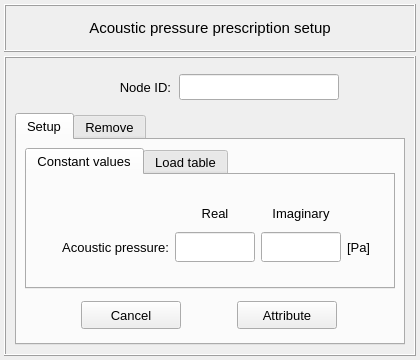
<?xml version="1.0" encoding="UTF-8"?>
<ui version="4.0">
 <class>Dialog</class>
 <widget class="QDialog" name="Dialog">
  <property name="windowModality">
   <enum>Qt::WindowModal</enum>
  </property>
  <property name="geometry">
   <rect>
    <x>0</x>
    <y>0</y>
    <width>420</width>
    <height>360</height>
   </rect>
  </property>
  <property name="sizePolicy">
   <sizepolicy hsizetype="Fixed" vsizetype="Fixed">
    <horstretch>0</horstretch>
    <verstretch>0</verstretch>
   </sizepolicy>
  </property>
  <property name="minimumSize">
   <size>
    <width>420</width>
    <height>360</height>
   </size>
  </property>
  <property name="maximumSize">
   <size>
    <width>420</width>
    <height>360</height>
   </size>
  </property>
  <property name="font">
   <font>
    <pointsize>11</pointsize>
    <weight>50</weight>
    <bold>false</bold>
   </font>
  </property>
  <property name="contextMenuPolicy">
   <enum>Qt::DefaultContextMenu</enum>
  </property>
  <property name="windowTitle">
   <string>Prescribe an acoustic pressure</string>
  </property>
  <property name="whatsThis">
   <string/>
  </property>
  <layout class="QGridLayout" name="gridLayout_7">
   <property name="leftMargin">
    <number>4</number>
   </property>
   <property name="topMargin">
    <number>4</number>
   </property>
   <property name="rightMargin">
    <number>4</number>
   </property>
   <property name="bottomMargin">
    <number>4</number>
   </property>
   <property name="spacing">
    <number>4</number>
   </property>
   <item row="0" column="0">
    <widget class="QFrame" name="frame_title">
     <property name="minimumSize">
      <size>
       <width>0</width>
       <height>48</height>
      </size>
     </property>
     <property name="maximumSize">
      <size>
       <width>420</width>
       <height>48</height>
      </size>
     </property>
     <property name="frameShape">
      <enum>QFrame::Box</enum>
     </property>
     <property name="frameShadow">
      <enum>QFrame::Raised</enum>
     </property>
     <property name="lineWidth">
      <number>1</number>
     </property>
     <layout class="QGridLayout" name="gridLayout_6">
      <item row="0" column="0">
       <widget class="QLabel" name="label_title">
        <property name="font">
         <font>
          <family>MS Shell Dlg 2</family>
          <pointsize>11</pointsize>
          <weight>50</weight>
          <italic>false</italic>
          <bold>false</bold>
         </font>
        </property>
        <property name="text">
         <string>Acoustic pressure prescription setup</string>
        </property>
        <property name="textFormat">
         <enum>Qt::AutoText</enum>
        </property>
        <property name="alignment">
         <set>Qt::AlignCenter</set>
        </property>
       </widget>
      </item>
     </layout>
    </widget>
   </item>
   <item row="1" column="0">
    <widget class="QFrame" name="frame_main">
     <property name="minimumSize">
      <size>
       <width>0</width>
       <height>0</height>
      </size>
     </property>
     <property name="maximumSize">
      <size>
       <width>420</width>
       <height>480</height>
      </size>
     </property>
     <property name="frameShape">
      <enum>QFrame::Box</enum>
     </property>
     <property name="frameShadow">
      <enum>QFrame::Raised</enum>
     </property>
     <layout class="QGridLayout" name="gridLayout_4">
      <item row="0" column="0">
       <widget class="QFrame" name="frame_selection_id">
        <property name="minimumSize">
         <size>
          <width>360</width>
          <height>40</height>
         </size>
        </property>
        <property name="maximumSize">
         <size>
          <width>380</width>
          <height>40</height>
         </size>
        </property>
        <property name="frameShape">
         <enum>QFrame::NoFrame</enum>
        </property>
        <property name="frameShadow">
         <enum>QFrame::Raised</enum>
        </property>
        <layout class="QGridLayout" name="gridLayout_5">
         <property name="leftMargin">
          <number>2</number>
         </property>
         <property name="topMargin">
          <number>2</number>
         </property>
         <property name="rightMargin">
          <number>2</number>
         </property>
         <property name="bottomMargin">
          <number>2</number>
         </property>
         <property name="horizontalSpacing">
          <number>8</number>
         </property>
         <property name="verticalSpacing">
          <number>2</number>
         </property>
         <item row="0" column="0">
          <spacer name="horizontalSpacer_3">
           <property name="orientation">
            <enum>Qt::Horizontal</enum>
           </property>
           <property name="sizeHint" stdset="0">
            <size>
             <width>40</width>
             <height>20</height>
            </size>
           </property>
          </spacer>
         </item>
         <item row="0" column="2">
          <widget class="QLineEdit" name="lineEdit_node_ids">
           <property name="minimumSize">
            <size>
             <width>160</width>
             <height>26</height>
            </size>
           </property>
           <property name="maximumSize">
            <size>
             <width>160</width>
             <height>26</height>
            </size>
           </property>
           <property name="font">
            <font>
             <family>MS Shell Dlg 2</family>
             <pointsize>10</pointsize>
             <weight>50</weight>
             <italic>false</italic>
             <bold>false</bold>
            </font>
           </property>
           <property name="focusPolicy">
            <enum>Qt::ClickFocus</enum>
           </property>
           <property name="styleSheet">
            <string notr="true"/>
           </property>
           <property name="alignment">
            <set>Qt::AlignCenter</set>
           </property>
          </widget>
         </item>
         <item row="0" column="1">
          <widget class="QLabel" name="label_2">
           <property name="minimumSize">
            <size>
             <width>100</width>
             <height>26</height>
            </size>
           </property>
           <property name="maximumSize">
            <size>
             <width>100</width>
             <height>26</height>
            </size>
           </property>
           <property name="font">
            <font>
             <family>MS Shell Dlg 2</family>
             <pointsize>10</pointsize>
             <weight>50</weight>
             <italic>false</italic>
             <bold>false</bold>
            </font>
           </property>
           <property name="text">
            <string>Node ID:</string>
           </property>
           <property name="alignment">
            <set>Qt::AlignRight|Qt::AlignTrailing|Qt::AlignVCenter</set>
           </property>
          </widget>
         </item>
         <item row="0" column="3">
          <spacer name="horizontalSpacer_4">
           <property name="orientation">
            <enum>Qt::Horizontal</enum>
           </property>
           <property name="sizeHint" stdset="0">
            <size>
             <width>40</width>
             <height>20</height>
            </size>
           </property>
          </spacer>
         </item>
        </layout>
       </widget>
      </item>
      <item row="1" column="0">
       <widget class="QTabWidget" name="tabWidget_main">
        <property name="minimumSize">
         <size>
          <width>360</width>
          <height>0</height>
         </size>
        </property>
        <property name="maximumSize">
         <size>
          <width>420</width>
          <height>16777215</height>
         </size>
        </property>
        <property name="font">
         <font>
          <pointsize>10</pointsize>
         </font>
        </property>
        <property name="currentIndex">
         <number>0</number>
        </property>
        <widget class="QWidget" name="tab_setup">
         <attribute name="title">
          <string>Setup</string>
         </attribute>
         <layout class="QGridLayout" name="gridLayout_12">
          <property name="leftMargin">
           <number>8</number>
          </property>
          <property name="topMargin">
           <number>8</number>
          </property>
          <property name="rightMargin">
           <number>8</number>
          </property>
          <property name="bottomMargin">
           <number>4</number>
          </property>
          <property name="spacing">
           <number>2</number>
          </property>
          <item row="0" column="0">
           <widget class="QTabWidget" name="tabWidget_inputs">
            <property name="font">
             <font>
              <pointsize>10</pointsize>
             </font>
            </property>
            <property name="currentIndex">
             <number>0</number>
            </property>
            <widget class="QWidget" name="tab_constant">
             <attribute name="title">
              <string>Constant values</string>
             </attribute>
             <layout class="QGridLayout" name="gridLayout_15">
              <item row="2" column="2">
               <widget class="QLineEdit" name="lineEdit_real_value">
                <property name="minimumSize">
                 <size>
                  <width>80</width>
                  <height>30</height>
                 </size>
                </property>
                <property name="maximumSize">
                 <size>
                  <width>80</width>
                  <height>30</height>
                 </size>
                </property>
                <property name="font">
                 <font>
                  <family>MS Shell Dlg 2</family>
                  <pointsize>10</pointsize>
                  <weight>50</weight>
                  <italic>false</italic>
                  <bold>false</bold>
                 </font>
                </property>
                <property name="styleSheet">
                 <string notr="true"/>
                </property>
                <property name="alignment">
                 <set>Qt::AlignCenter</set>
                </property>
               </widget>
              </item>
              <item row="1" column="2">
               <widget class="QLabel" name="label_4">
                <property name="minimumSize">
                 <size>
                  <width>80</width>
                  <height>26</height>
                 </size>
                </property>
                <property name="maximumSize">
                 <size>
                  <width>80</width>
                  <height>26</height>
                 </size>
                </property>
                <property name="font">
                 <font>
                  <family>MS Shell Dlg 2</family>
                  <pointsize>10</pointsize>
                  <weight>50</weight>
                  <italic>false</italic>
                  <bold>false</bold>
                 </font>
                </property>
                <property name="text">
                 <string>Real</string>
                </property>
                <property name="alignment">
                 <set>Qt::AlignCenter</set>
                </property>
               </widget>
              </item>
              <item row="1" column="3">
               <widget class="QLabel" name="label_20">
                <property name="minimumSize">
                 <size>
                  <width>80</width>
                  <height>26</height>
                 </size>
                </property>
                <property name="maximumSize">
                 <size>
                  <width>80</width>
                  <height>26</height>
                 </size>
                </property>
                <property name="font">
                 <font>
                  <family>MS Shell Dlg 2</family>
                  <pointsize>10</pointsize>
                  <weight>50</weight>
                  <italic>false</italic>
                  <bold>false</bold>
                 </font>
                </property>
                <property name="text">
                 <string>Imaginary</string>
                </property>
                <property name="alignment">
                 <set>Qt::AlignCenter</set>
                </property>
               </widget>
              </item>
              <item row="2" column="1">
               <widget class="QLabel" name="label_18">
                <property name="minimumSize">
                 <size>
                  <width>120</width>
                  <height>30</height>
                 </size>
                </property>
                <property name="maximumSize">
                 <size>
                  <width>120</width>
                  <height>30</height>
                 </size>
                </property>
                <property name="font">
                 <font>
                  <family>MS Shell Dlg 2</family>
                  <pointsize>10</pointsize>
                  <weight>50</weight>
                  <italic>false</italic>
                  <bold>false</bold>
                 </font>
                </property>
                <property name="text">
                 <string>Acoustic pressure:</string>
                </property>
                <property name="alignment">
                 <set>Qt::AlignRight|Qt::AlignTrailing|Qt::AlignVCenter</set>
                </property>
               </widget>
              </item>
              <item row="2" column="3">
               <widget class="QLineEdit" name="lineEdit_imag_value">
                <property name="minimumSize">
                 <size>
                  <width>80</width>
                  <height>30</height>
                 </size>
                </property>
                <property name="maximumSize">
                 <size>
                  <width>80</width>
                  <height>30</height>
                 </size>
                </property>
                <property name="font">
                 <font>
                  <family>MS Shell Dlg 2</family>
                  <pointsize>10</pointsize>
                  <weight>50</weight>
                  <italic>false</italic>
                  <bold>false</bold>
                 </font>
                </property>
                <property name="styleSheet">
                 <string notr="true"/>
                </property>
                <property name="alignment">
                 <set>Qt::AlignCenter</set>
                </property>
               </widget>
              </item>
              <item row="2" column="5">
               <spacer name="horizontalSpacer_8">
                <property name="orientation">
                 <enum>Qt::Horizontal</enum>
                </property>
                <property name="sizeHint" stdset="0">
                 <size>
                  <width>40</width>
                  <height>20</height>
                 </size>
                </property>
               </spacer>
              </item>
              <item row="2" column="0">
               <spacer name="horizontalSpacer_7">
                <property name="orientation">
                 <enum>Qt::Horizontal</enum>
                </property>
                <property name="sizeHint" stdset="0">
                 <size>
                  <width>40</width>
                  <height>20</height>
                 </size>
                </property>
               </spacer>
              </item>
              <item row="2" column="4">
               <widget class="QLabel" name="label_21">
                <property name="minimumSize">
                 <size>
                  <width>0</width>
                  <height>30</height>
                 </size>
                </property>
                <property name="maximumSize">
                 <size>
                  <width>40</width>
                  <height>30</height>
                 </size>
                </property>
                <property name="font">
                 <font>
                  <family>MS Shell Dlg 2</family>
                  <pointsize>10</pointsize>
                  <weight>50</weight>
                  <italic>false</italic>
                  <bold>false</bold>
                 </font>
                </property>
                <property name="text">
                 <string>[Pa]</string>
                </property>
                <property name="alignment">
                 <set>Qt::AlignLeading|Qt::AlignLeft|Qt::AlignVCenter</set>
                </property>
               </widget>
              </item>
              <item row="3" column="2">
               <spacer name="verticalSpacer">
                <property name="orientation">
                 <enum>Qt::Vertical</enum>
                </property>
                <property name="sizeHint" stdset="0">
                 <size>
                  <width>20</width>
                  <height>40</height>
                 </size>
                </property>
               </spacer>
              </item>
              <item row="0" column="2">
               <spacer name="verticalSpacer_2">
                <property name="orientation">
                 <enum>Qt::Vertical</enum>
                </property>
                <property name="sizeHint" stdset="0">
                 <size>
                  <width>20</width>
                  <height>40</height>
                 </size>
                </property>
               </spacer>
              </item>
             </layout>
            </widget>
            <widget class="QWidget" name="tab_values">
             <attribute name="title">
              <string>Load table</string>
             </attribute>
             <layout class="QGridLayout" name="gridLayout">
              <item row="0" column="0">
               <widget class="QFrame" name="frame">
                <property name="frameShape">
                 <enum>QFrame::NoFrame</enum>
                </property>
                <property name="frameShadow">
                 <enum>QFrame::Raised</enum>
                </property>
                <layout class="QGridLayout" name="gridLayout_10">
                 <property name="leftMargin">
                  <number>0</number>
                 </property>
                 <property name="topMargin">
                  <number>0</number>
                 </property>
                 <property name="rightMargin">
                  <number>0</number>
                 </property>
                 <property name="bottomMargin">
                  <number>0</number>
                 </property>
                 <item row="0" column="2">
                  <widget class="QPushButton" name="pushButton_search">
                   <property name="enabled">
                    <bool>true</bool>
                   </property>
                   <property name="sizePolicy">
                    <sizepolicy hsizetype="Expanding" vsizetype="Fixed">
                     <horstretch>0</horstretch>
                     <verstretch>0</verstretch>
                    </sizepolicy>
                   </property>
                   <property name="minimumSize">
                    <size>
                     <width>62</width>
                     <height>26</height>
                    </size>
                   </property>
                   <property name="maximumSize">
                    <size>
                     <width>62</width>
                     <height>26</height>
                    </size>
                   </property>
                   <property name="font">
                    <font>
                     <family>MS Shell Dlg 2</family>
                     <pointsize>10</pointsize>
                     <weight>50</weight>
                     <italic>false</italic>
                     <bold>false</bold>
                    </font>
                   </property>
                   <property name="styleSheet">
                    <string notr="true"/>
                   </property>
                   <property name="text">
                    <string>Search</string>
                   </property>
                  </widget>
                 </item>
                 <item row="0" column="1">
                  <widget class="QLineEdit" name="lineEdit_table_path">
                   <property name="enabled">
                    <bool>false</bool>
                   </property>
                   <property name="minimumSize">
                    <size>
                     <width>260</width>
                     <height>26</height>
                    </size>
                   </property>
                   <property name="maximumSize">
                    <size>
                     <width>260</width>
                     <height>26</height>
                    </size>
                   </property>
                   <property name="font">
                    <font>
                     <pointsize>9</pointsize>
                     <weight>50</weight>
                     <bold>false</bold>
                    </font>
                   </property>
                   <property name="styleSheet">
                    <string notr="true"/>
                   </property>
                   <property name="alignment">
                    <set>Qt::AlignCenter</set>
                   </property>
                  </widget>
                 </item>
                 <item row="0" column="0">
                  <spacer name="horizontalSpacer">
                   <property name="orientation">
                    <enum>Qt::Horizontal</enum>
                   </property>
                   <property name="sizeHint" stdset="0">
                    <size>
                     <width>40</width>
                     <height>20</height>
                    </size>
                   </property>
                  </spacer>
                 </item>
                 <item row="0" column="3">
                  <spacer name="horizontalSpacer_2">
                   <property name="orientation">
                    <enum>Qt::Horizontal</enum>
                   </property>
                   <property name="sizeHint" stdset="0">
                    <size>
                     <width>40</width>
                     <height>20</height>
                    </size>
                   </property>
                  </spacer>
                 </item>
                </layout>
               </widget>
              </item>
              <item row="1" column="0">
               <widget class="QFrame" name="frame_11">
                <property name="minimumSize">
                 <size>
                  <width>260</width>
                  <height>32</height>
                 </size>
                </property>
                <property name="maximumSize">
                 <size>
                  <width>400</width>
                  <height>32</height>
                 </size>
                </property>
                <property name="frameShape">
                 <enum>QFrame::NoFrame</enum>
                </property>
                <property name="frameShadow">
                 <enum>QFrame::Raised</enum>
                </property>
                <layout class="QGridLayout" name="gridLayout_14">
                 <property name="leftMargin">
                  <number>2</number>
                 </property>
                 <property name="topMargin">
                  <number>2</number>
                 </property>
                 <property name="rightMargin">
                  <number>2</number>
                 </property>
                 <property name="bottomMargin">
                  <number>2</number>
                 </property>
                 <property name="horizontalSpacing">
                  <number>6</number>
                 </property>
                 <property name="verticalSpacing">
                  <number>2</number>
                 </property>
                 <item row="0" column="0">
                  <spacer name="horizontalSpacer_5">
                   <property name="orientation">
                    <enum>Qt::Horizontal</enum>
                   </property>
                   <property name="sizeHint" stdset="0">
                    <size>
                     <width>40</width>
                     <height>20</height>
                    </size>
                   </property>
                  </spacer>
                 </item>
                 <item row="0" column="1">
                  <widget class="QLabel" name="label_9">
                   <property name="minimumSize">
                    <size>
                     <width>0</width>
                     <height>26</height>
                    </size>
                   </property>
                   <property name="maximumSize">
                    <size>
                     <width>140</width>
                     <height>26</height>
                    </size>
                   </property>
                   <property name="font">
                    <font>
                     <family>MS Shell Dlg 2</family>
                     <pointsize>10</pointsize>
                     <weight>50</weight>
                     <italic>false</italic>
                     <bold>false</bold>
                    </font>
                   </property>
                   <property name="text">
                    <string>Header rows to skip:</string>
                   </property>
                   <property name="alignment">
                    <set>Qt::AlignRight|Qt::AlignTrailing|Qt::AlignVCenter</set>
                   </property>
                  </widget>
                 </item>
                 <item row="0" column="2">
                  <widget class="QSpinBox" name="spinBox_skip_wors">
                   <property name="minimumSize">
                    <size>
                     <width>0</width>
                     <height>26</height>
                    </size>
                   </property>
                   <property name="maximumSize">
                    <size>
                     <width>16777215</width>
                     <height>26</height>
                    </size>
                   </property>
                   <property name="font">
                    <font>
                     <pointsize>10</pointsize>
                    </font>
                   </property>
                   <property name="alignment">
                    <set>Qt::AlignCenter</set>
                   </property>
                   <property name="maximum">
                    <number>10</number>
                   </property>
                  </widget>
                 </item>
                 <item row="0" column="3">
                  <spacer name="horizontalSpacer_6">
                   <property name="orientation">
                    <enum>Qt::Horizontal</enum>
                   </property>
                   <property name="sizeHint" stdset="0">
                    <size>
                     <width>40</width>
                     <height>20</height>
                    </size>
                   </property>
                  </spacer>
                 </item>
                </layout>
               </widget>
              </item>
             </layout>
            </widget>
           </widget>
          </item>
          <item row="1" column="0">
           <widget class="QFrame" name="frame_7">
            <property name="minimumSize">
             <size>
              <width>0</width>
              <height>48</height>
             </size>
            </property>
            <property name="maximumSize">
             <size>
              <width>400</width>
              <height>80</height>
             </size>
            </property>
            <property name="frameShape">
             <enum>QFrame::NoFrame</enum>
            </property>
            <property name="frameShadow">
             <enum>QFrame::Raised</enum>
            </property>
            <layout class="QGridLayout" name="gridLayout_11">
             <property name="leftMargin">
              <number>4</number>
             </property>
             <property name="topMargin">
              <number>4</number>
             </property>
             <property name="rightMargin">
              <number>4</number>
             </property>
             <property name="bottomMargin">
              <number>4</number>
             </property>
             <property name="spacing">
              <number>4</number>
             </property>
             <item row="0" column="1">
              <widget class="QPushButton" name="pushButton_attribute">
               <property name="minimumSize">
                <size>
                 <width>100</width>
                 <height>28</height>
                </size>
               </property>
               <property name="maximumSize">
                <size>
                 <width>100</width>
                 <height>28</height>
                </size>
               </property>
               <property name="font">
                <font>
                 <family>MS Shell Dlg 2</family>
                 <pointsize>10</pointsize>
                 <weight>50</weight>
                 <italic>false</italic>
                 <bold>false</bold>
                </font>
               </property>
               <property name="styleSheet">
                <string notr="true"/>
               </property>
               <property name="text">
                <string>Attribute</string>
               </property>
               <property name="autoDefault">
                <bool>false</bool>
               </property>
              </widget>
             </item>
             <item row="0" column="0">
              <widget class="QPushButton" name="pushButton_cancel">
               <property name="minimumSize">
                <size>
                 <width>100</width>
                 <height>28</height>
                </size>
               </property>
               <property name="maximumSize">
                <size>
                 <width>100</width>
                 <height>28</height>
                </size>
               </property>
               <property name="font">
                <font>
                 <family>MS Shell Dlg 2</family>
                 <pointsize>10</pointsize>
                 <weight>50</weight>
                 <italic>false</italic>
                 <bold>false</bold>
                </font>
               </property>
               <property name="styleSheet">
                <string notr="true"/>
               </property>
               <property name="text">
                <string>Cancel</string>
               </property>
               <property name="autoDefault">
                <bool>false</bool>
               </property>
              </widget>
             </item>
            </layout>
           </widget>
          </item>
         </layout>
        </widget>
        <widget class="QWidget" name="tab_remove">
         <attribute name="title">
          <string>Remove</string>
         </attribute>
         <layout class="QGridLayout" name="gridLayout_9">
          <property name="leftMargin">
           <number>8</number>
          </property>
          <property name="topMargin">
           <number>8</number>
          </property>
          <property name="rightMargin">
           <number>8</number>
          </property>
          <property name="bottomMargin">
           <number>4</number>
          </property>
          <property name="spacing">
           <number>2</number>
          </property>
          <item row="1" column="0">
           <widget class="QFrame" name="frame_buttons_remove">
            <property name="minimumSize">
             <size>
              <width>320</width>
              <height>48</height>
             </size>
            </property>
            <property name="maximumSize">
             <size>
              <width>1000</width>
              <height>48</height>
             </size>
            </property>
            <property name="frameShape">
             <enum>QFrame::NoFrame</enum>
            </property>
            <property name="frameShadow">
             <enum>QFrame::Raised</enum>
            </property>
            <layout class="QGridLayout" name="gridLayout_8">
             <property name="leftMargin">
              <number>4</number>
             </property>
             <property name="topMargin">
              <number>4</number>
             </property>
             <property name="rightMargin">
              <number>4</number>
             </property>
             <property name="bottomMargin">
              <number>4</number>
             </property>
             <property name="horizontalSpacing">
              <number>4</number>
             </property>
             <item row="0" column="0">
              <widget class="QPushButton" name="pushButton_reset">
               <property name="minimumSize">
                <size>
                 <width>100</width>
                 <height>28</height>
                </size>
               </property>
               <property name="maximumSize">
                <size>
                 <width>100</width>
                 <height>28</height>
                </size>
               </property>
               <property name="font">
                <font>
                 <family>MS Shell Dlg 2</family>
                 <pointsize>10</pointsize>
                 <weight>50</weight>
                 <italic>false</italic>
                 <bold>false</bold>
                </font>
               </property>
               <property name="styleSheet">
                <string notr="true"/>
               </property>
               <property name="text">
                <string>Reset</string>
               </property>
              </widget>
             </item>
             <item row="0" column="1">
              <widget class="QPushButton" name="pushButton_remove">
               <property name="minimumSize">
                <size>
                 <width>100</width>
                 <height>28</height>
                </size>
               </property>
               <property name="maximumSize">
                <size>
                 <width>100</width>
                 <height>28</height>
                </size>
               </property>
               <property name="font">
                <font>
                 <family>MS Shell Dlg 2</family>
                 <pointsize>10</pointsize>
                 <weight>50</weight>
                 <italic>false</italic>
                 <bold>false</bold>
                </font>
               </property>
               <property name="styleSheet">
                <string notr="true"/>
               </property>
               <property name="text">
                <string>Remove</string>
               </property>
              </widget>
             </item>
            </layout>
           </widget>
          </item>
          <item row="0" column="0">
           <widget class="QTreeWidget" name="treeWidget_nodal_info">
            <property name="minimumSize">
             <size>
              <width>320</width>
              <height>0</height>
             </size>
            </property>
            <property name="maximumSize">
             <size>
              <width>600</width>
              <height>200</height>
             </size>
            </property>
            <property name="font">
             <font>
              <family>MS Shell Dlg 2</family>
              <pointsize>10</pointsize>
              <italic>false</italic>
             </font>
            </property>
            <property name="toolTip">
             <string>Select a face to remove the previously attributed boundary condition.</string>
            </property>
            <property name="indentation">
             <number>1</number>
            </property>
            <property name="headerHidden">
             <bool>false</bool>
            </property>
            <attribute name="headerHighlightSections">
             <bool>false</bool>
            </attribute>
            <attribute name="headerShowSortIndicator" stdset="0">
             <bool>false</bool>
            </attribute>
            <attribute name="headerStretchLastSection">
             <bool>true</bool>
            </attribute>
            <column>
             <property name="text">
              <string>Nodes</string>
             </property>
             <property name="textAlignment">
              <set>AlignCenter</set>
             </property>
            </column>
            <column>
             <property name="text">
              <string>DOFs</string>
             </property>
             <property name="textAlignment">
              <set>AlignCenter</set>
             </property>
            </column>
           </widget>
          </item>
         </layout>
        </widget>
       </widget>
      </item>
     </layout>
    </widget>
   </item>
  </layout>
 </widget>
 <resources/>
 <connections/>
</ui>
